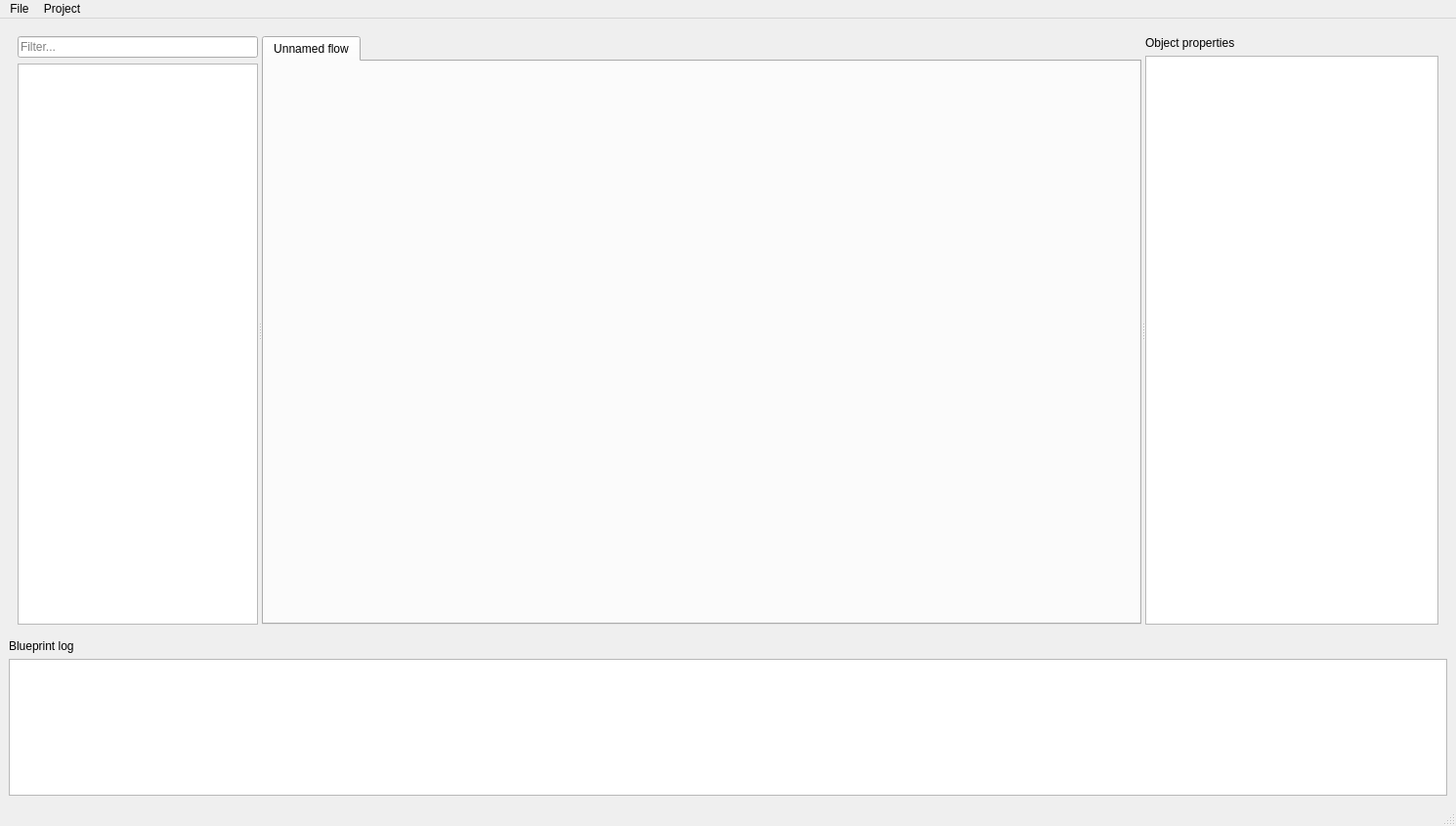
<?xml version="1.0" encoding="UTF-8"?>
<ui version="4.0">
 <class>MainWindow</class>
 <widget class="QMainWindow" name="MainWindow">
  <property name="geometry">
   <rect>
    <x>0</x>
    <y>0</y>
    <width>1490</width>
    <height>845</height>
   </rect>
  </property>
  <property name="sizePolicy">
   <sizepolicy hsizetype="Preferred" vsizetype="Preferred">
    <horstretch>0</horstretch>
    <verstretch>0</verstretch>
   </sizepolicy>
  </property>
  <property name="windowTitle">
   <string>Blueprint UI</string>
  </property>
  <widget class="QWidget" name="centralwidget">
   <layout class="QVBoxLayout" name="verticalLayout_2">
    <item>
     <layout class="QVBoxLayout" name="verticalLayout" stretch="0,0,0">
      <item>
       <widget class="QWidget" name="mainBodyWidget" native="true">
        <property name="sizePolicy">
         <sizepolicy hsizetype="Expanding" vsizetype="Expanding">
          <horstretch>0</horstretch>
          <verstretch>0</verstretch>
         </sizepolicy>
        </property>
        <property name="minimumSize">
         <size>
          <width>0</width>
          <height>600</height>
         </size>
        </property>
        <layout class="QVBoxLayout" name="verticalLayout_3">
         <item>
          <widget class="QSplitter" name="splitter">
           <property name="sizePolicy">
            <sizepolicy hsizetype="Expanding" vsizetype="Expanding">
             <horstretch>0</horstretch>
             <verstretch>0</verstretch>
            </sizepolicy>
           </property>
           <property name="orientation">
            <enum>Qt::Horizontal</enum>
           </property>
           <widget class="QWidget" name="leftSideWidget" native="true">
            <property name="sizePolicy">
             <sizepolicy hsizetype="Expanding" vsizetype="Expanding">
              <horstretch>0</horstretch>
              <verstretch>0</verstretch>
             </sizepolicy>
            </property>
            <property name="minimumSize">
             <size>
              <width>240</width>
              <height>0</height>
             </size>
            </property>
            <layout class="QVBoxLayout" name="leftSideLayout">
             <item>
              <widget class="QLineEdit" name="lineEdit">
               <property name="placeholderText">
                <string>Filter...</string>
               </property>
              </widget>
             </item>
             <item>
              <widget class="QTreeView" name="treeView"/>
             </item>
            </layout>
           </widget>
           <widget class="QTabWidget" name="blueprintsTabWidget">
            <property name="sizePolicy">
             <sizepolicy hsizetype="Expanding" vsizetype="Expanding">
              <horstretch>1</horstretch>
              <verstretch>0</verstretch>
             </sizepolicy>
            </property>
            <property name="minimumSize">
             <size>
              <width>900</width>
              <height>0</height>
             </size>
            </property>
            <widget class="QWidget" name="flow_1">
             <attribute name="title">
              <string>Unnamed flow</string>
             </attribute>
            </widget>
           </widget>
           <widget class="QWidget" name="inspectorWidget" native="true">
            <property name="sizePolicy">
             <sizepolicy hsizetype="Expanding" vsizetype="Expanding">
              <horstretch>0</horstretch>
              <verstretch>0</verstretch>
             </sizepolicy>
            </property>
            <property name="minimumSize">
             <size>
              <width>300</width>
              <height>0</height>
             </size>
            </property>
            <layout class="QVBoxLayout" name="verticalLayout_5">
             <item>
              <widget class="QLabel" name="label">
               <property name="text">
                <string>Object properties</string>
               </property>
              </widget>
             </item>
             <item>
              <widget class="QTableWidget" name="propertiesTableWidget"/>
             </item>
            </layout>
           </widget>
          </widget>
         </item>
        </layout>
       </widget>
      </item>
      <item>
       <widget class="QLabel" name="logLabel">
        <property name="text">
         <string>Blueprint log</string>
        </property>
       </widget>
      </item>
      <item>
       <widget class="QTextEdit" name="logViewer">
        <property name="sizePolicy">
         <sizepolicy hsizetype="Expanding" vsizetype="Expanding">
          <horstretch>0</horstretch>
          <verstretch>140</verstretch>
         </sizepolicy>
        </property>
        <property name="maximumSize">
         <size>
          <width>16777215</width>
          <height>140</height>
         </size>
        </property>
       </widget>
      </item>
     </layout>
    </item>
   </layout>
  </widget>
  <widget class="QMenuBar" name="menubar">
   <property name="geometry">
    <rect>
     <x>0</x>
     <y>0</y>
     <width>1490</width>
     <height>27</height>
    </rect>
   </property>
   <widget class="QMenu" name="menuFile">
    <property name="title">
     <string>File</string>
    </property>
    <addaction name="actionOpen_project_root"/>
   </widget>
   <widget class="QMenu" name="menuProject">
    <property name="title">
     <string>Project</string>
    </property>
    <addaction name="actionEdit_include_list"/>
   </widget>
   <addaction name="menuFile"/>
   <addaction name="menuProject"/>
  </widget>
  <widget class="QStatusBar" name="statusbar"/>
  <action name="actionOpen_project_root">
   <property name="text">
    <string>Open project root...</string>
   </property>
  </action>
  <action name="actionEdit_include_list">
   <property name="text">
    <string>Edit include list...</string>
   </property>
  </action>
 </widget>
 <resources/>
 <connections/>
</ui>
